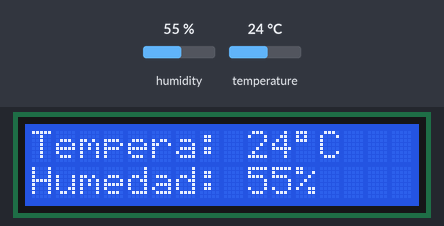
A sketch run on a simulated Arduino Mega 2560, built with avr-gcc and run on an emulated ATmega2560. Shown: 16×2 character LCD. The inputs (shaded band) are chosen by the test bench; at power-on: humidity 55 %, temperature 24 °C.

Above: at 1.2 s.
1.3 s: humidity set to 22 %
At 3.0 s:
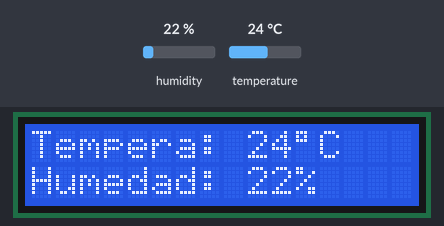
4.0 s: temperature set to 12 °C
At 5.6 s:
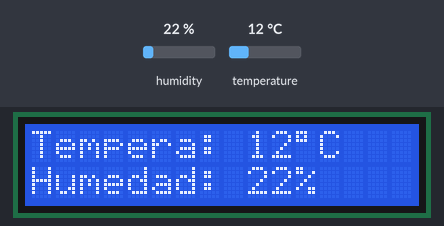
6.7 s: humidity set to 40 %
At 9.4 s:
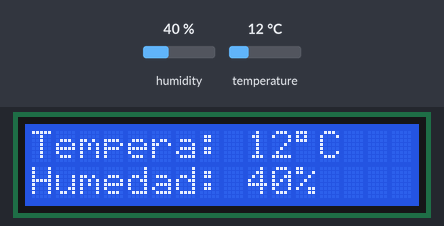
9.7 s: temperature set to 19 °C
At 11.0 s:
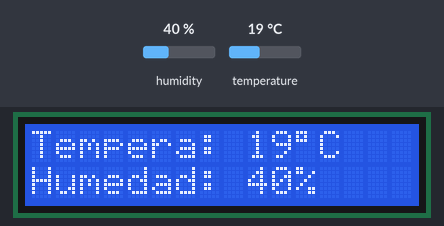
Timing chart, 0 to 12.7 s (numbered marks = the images above; inputs shaded):
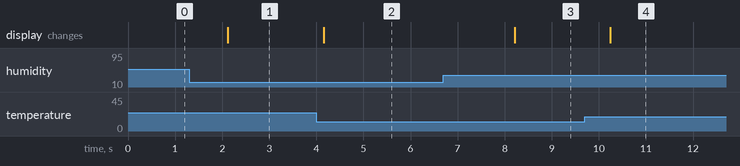

The sketch:

Sensor_de_temperatura.ino
```cpp
#include <Wire.h>
#include <LiquidCrystal.h> //Libreria del LCD
LiquidCrystal lcd(8,9,4,5,6,7); //Definimos los pines del LCD


#include "DHT.h" //cargamos la librería DHT
#define DHTPIN 23 //Seleccionamos el pin 23 en el que se conectará el sensor
#define DHTTYPE DHT11 //Se selecciona el DHT11 (hay //otros DHT)
DHT dht(DHTPIN, DHTTYPE); //Se inicia una variable que será usada por Arduino para comunicarse con el sensor


void setup()
{
    Serial.begin(9600); //Se incicia la comunicacion con el puerto serial
    Wire.begin();

    dht.begin(); //Se inicia el sensor de temperatura

    lcd.begin(16, 2); //Definimos las Dimenciones del LCD
    lcd.clear(); //Borramos pantalla
}

void loop()
{
    float humedadTH = dht.readHumidity(); //Se lee la humedad
    float temperaturaTH = dht.readTemperature(); //Se lee la temperatura

//Imprimimos en el LCD

        lcd.clear();
        lcd.setCursor(0,0);
        lcd.print("Tempera: ");
        lcd.print(int(temperaturaTH));
        lcd.print((char)223);
        lcd.print("C");

        lcd.setCursor(0,1);
        lcd.print("Humedad: ");
        lcd.print(int(humedadTH));
        lcd.print((char)37);

        delay(2000);

}
```

Measured:
- after the input at 1.3 s, the display: changes after 0.82 s (image 1)
- after the input at 4.0 s, the display: changes after 0.15 s (image 2)
- after the input at 6.7 s, the display: changes after 1.5 s (image 3)
- after the input at 9.7 s, the display: changes after 0.54 s (image 4)
